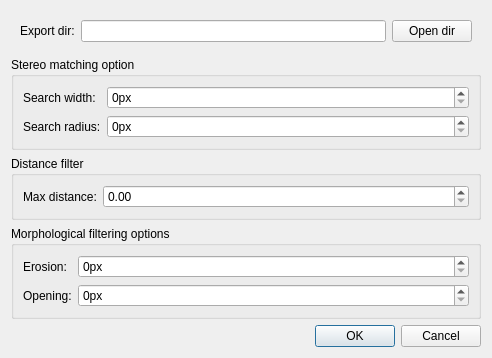
<?xml version="1.0" encoding="UTF-8"?>
<ui version="4.0">
 <class>StereoVisionApp::StereoSequenceExportOptionDialog</class>
 <widget class="QDialog" name="StereoVisionApp::StereoSequenceExportOptionDialog">
  <property name="geometry">
   <rect>
    <x>0</x>
    <y>0</y>
    <width>492</width>
    <height>347</height>
   </rect>
  </property>
  <property name="windowTitle">
   <string>Dialog</string>
  </property>
  <layout class="QVBoxLayout" name="verticalLayout">
   <item>
    <widget class="QWidget" name="widget" native="true">
     <layout class="QHBoxLayout" name="horizontalLayout">
      <item>
       <widget class="QLabel" name="label_6">
        <property name="text">
         <string>Export dir:</string>
        </property>
       </widget>
      </item>
      <item>
       <widget class="QLineEdit" name="exportDirLine"/>
      </item>
      <item>
       <widget class="QPushButton" name="exportDirButton">
        <property name="text">
         <string>Open dir</string>
        </property>
       </widget>
      </item>
     </layout>
    </widget>
   </item>
   <item>
    <widget class="QGroupBox" name="groupBox_2">
     <property name="title">
      <string>Stereo matching option</string>
     </property>
     <layout class="QFormLayout" name="formLayout_2">
      <item row="0" column="0">
       <widget class="QLabel" name="label_3">
        <property name="text">
         <string>Search width:</string>
        </property>
       </widget>
      </item>
      <item row="0" column="1">
       <widget class="QSpinBox" name="searchWidthSpinBox">
        <property name="suffix">
         <string>px</string>
        </property>
        <property name="maximum">
         <number>9999</number>
        </property>
       </widget>
      </item>
      <item row="1" column="0">
       <widget class="QLabel" name="label_4">
        <property name="text">
         <string>Search radius:</string>
        </property>
       </widget>
      </item>
      <item row="1" column="1">
       <widget class="QSpinBox" name="searchRadiusSpinBox">
        <property name="suffix">
         <string>px</string>
        </property>
       </widget>
      </item>
     </layout>
    </widget>
   </item>
   <item>
    <widget class="QGroupBox" name="groupBox_3">
     <property name="title">
      <string>Distance filter</string>
     </property>
     <layout class="QFormLayout" name="formLayout_3">
      <item row="0" column="0">
       <widget class="QLabel" name="label_5">
        <property name="text">
         <string>Max distance:</string>
        </property>
       </widget>
      </item>
      <item row="0" column="1">
       <widget class="QDoubleSpinBox" name="maxDistanceSpinBox">
        <property name="maximum">
         <double>99999.990000000005239</double>
        </property>
       </widget>
      </item>
     </layout>
    </widget>
   </item>
   <item>
    <widget class="QGroupBox" name="groupBox">
     <property name="title">
      <string>Morphological filtering options</string>
     </property>
     <layout class="QFormLayout" name="formLayout">
      <item row="2" column="0">
       <widget class="QLabel" name="label_2">
        <property name="text">
         <string>Opening:</string>
        </property>
       </widget>
      </item>
      <item row="2" column="1">
       <widget class="QSpinBox" name="openingSpinBox">
        <property name="suffix">
         <string>px</string>
        </property>
       </widget>
      </item>
      <item row="1" column="1">
       <widget class="QSpinBox" name="erosionSpinBox">
        <property name="suffix">
         <string>px</string>
        </property>
       </widget>
      </item>
      <item row="1" column="0">
       <widget class="QLabel" name="label">
        <property name="text">
         <string>Erosion:</string>
        </property>
       </widget>
      </item>
     </layout>
    </widget>
   </item>
   <item>
    <widget class="QDialogButtonBox" name="buttonBox">
     <property name="orientation">
      <enum>Qt::Horizontal</enum>
     </property>
     <property name="standardButtons">
      <set>QDialogButtonBox::Cancel|QDialogButtonBox::Ok</set>
     </property>
    </widget>
   </item>
  </layout>
 </widget>
 <resources/>
 <connections>
  <connection>
   <sender>buttonBox</sender>
   <signal>accepted()</signal>
   <receiver>StereoVisionApp::StereoSequenceExportOptionDialog</receiver>
   <slot>accept()</slot>
   <hints>
    <hint type="sourcelabel">
     <x>248</x>
     <y>254</y>
    </hint>
    <hint type="destinationlabel">
     <x>157</x>
     <y>274</y>
    </hint>
   </hints>
  </connection>
  <connection>
   <sender>buttonBox</sender>
   <signal>rejected()</signal>
   <receiver>StereoVisionApp::StereoSequenceExportOptionDialog</receiver>
   <slot>reject()</slot>
   <hints>
    <hint type="sourcelabel">
     <x>316</x>
     <y>260</y>
    </hint>
    <hint type="destinationlabel">
     <x>286</x>
     <y>274</y>
    </hint>
   </hints>
  </connection>
 </connections>
</ui>
